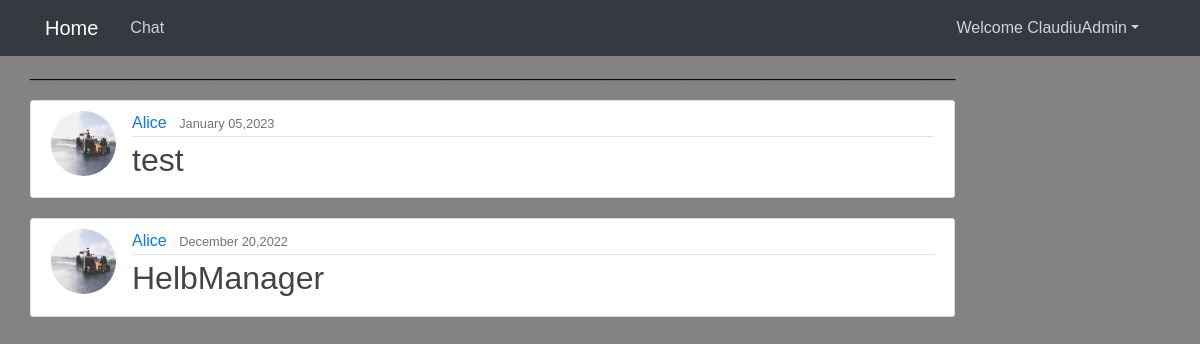
Screenshot of / (signed in) with the database file from the repository.
### blog/models.py (models this page shows, shortened)
class Post(models.Model):
    date_posted = models.DateTimeField(default=timezone.now)
    author = models.ForeignKey(User, on_delete=models.CASCADE)
    title = models.CharField(max_length=100)
    contributor = models.CharField(max_length=100)
    status = models.TextField()
    tasks_subtasks =  models.TextField()
    priority =  models.TextField()
    class Meta:
        ordering = ['contributor']

### users/models.py (models this page shows, shortened)
class Profile(models.Model):
    user = models.OneToOneField(User, on_delete=models.CASCADE)
    image = models.ImageField(default='default.jpg', upload_to='profile_pics')

### blog/views.py (the view)
# urls.py: path('', PostListView.as_view(), name='blog-home'),
class PostListView(ListView):
    model = Post
    template_name = 'blog/home.html' # <app>/<model>_<viewtype>.html
    context_object_name = 'posts'
    ordering = ['-date_posted']

### blog/templates/Blog/home.html (shortened to what this page needs)
{% extends "blog/base.html" %}
{% block content %}
<p>________________________________________________________________________________________________________</p>
{% for post in posts %}
       <article class="media content-section">
        <img class="rounded-circle article-img" src="{{ post.author.profile.image.url}}">
  <div class="media-body">
    <div class="article-metadata">
      <a class="mr-2" href="#">{{ post.author }}</a>
      <small class="text-muted">{{ post.date_posted|date:"F d,Y" }}</small>
    </div>
              <h2><a class="article-title" href="{% url 'post-detail' post.id %}">{{ post.title }}</a></h2>
  </div>
</article>
{% endfor %}
{% endblock %}

### blog/templates/Blog/base.html (shortened to what this page needs)
{% load static %}
<!DOCTYPE html>
<html lang="en">
<head>
    <link href="https://cdn.jsdelivr.net/npm/bootstrap@4.0.0/dist/css/bootstrap.min.css"
 rel="stylesheet">
    <link rel="stylesheet" type="text/css" href="{% static 'blog/main.css' %}">
</head>
<body>
<header class="site-header">
    <nav class="navbar navbar-expand-md navbar-dark bg-dark fixed-top">
        <div class="container">
            <a class="navbar-brand mr-4" href="{% url 'blog-home' %}">Home</a>
            <div class="collapse navbar-collapse" id="navbarToggle">
                <div class="navbar-nav mr-auto">
                <a class="nav-item nav-link" href="{% url 'blog-about' %}"> Chat</a>
                </div>
                <div class="navbar-nav">
                    {% if user.is_authenticated %}
                    <ul class="navbar-nav mr-2">
                        <li class="nav-item dropdown">
                        <a class="nav-link dropdown-toggle" href='#' id="navbarDropdown" role="button" data-toggle="dropdown"> Welcome {{request.user}}</a>
                    {% else %}
                    <a class="nav-item nav-link" href="{% url 'login' %}">Login</a>
                    <a class="nav-item nav-link" href="{% url 'register' %}">Register</a>
                    {% endif %}
            </div>
        </div>
    </nav>
</header>
<main role="main" class="container">
    <div class="row">
        <div class="col-md-20">
            {% block content %}{% endblock %}
        </div>
    </div>
</main>
</body>
</html>

### blog/static/blog/main.css (style rules this page uses)
* { margin: 0; padding: 0; box-sizing: border-box; }
body { background: #838383; color: #000000; margin-top: 5rem; margin: 0; }
header { display: flex; justify-content: center; align-items: center; height: 60px; }
h1, h2, h3, h4, h5, h6 { color: #444444; }
ul { margin: 0; }
.site-header .navbar-nav .nav-link { color: #cbd5db; }
.content-section { background: #ffffff; padding: 10px 20px; border: 1px solid #dddddd; border-radius: 3px; margin-bottom: 20px; }
.article-title { color: #444444; }
.article-img { height: 65px; width: 65px; margin-right: 16px; }
.article-metadata { padding-bottom: 1px; margin-bottom: 4px; border-bottom: 1px solid #e3e3e3 }
body { font-family: Arial, sans-serif; }

### rows the page displays
Post: author.profile.image (picture), author "Alice", date_posted "January 05,2023", title "test"
Post: author.profile.image (picture), author "Alice", date_posted "December 20,2022", title "HelbManager"

### other values shown
{{ request.user }} "ClaudiuAdmin"
